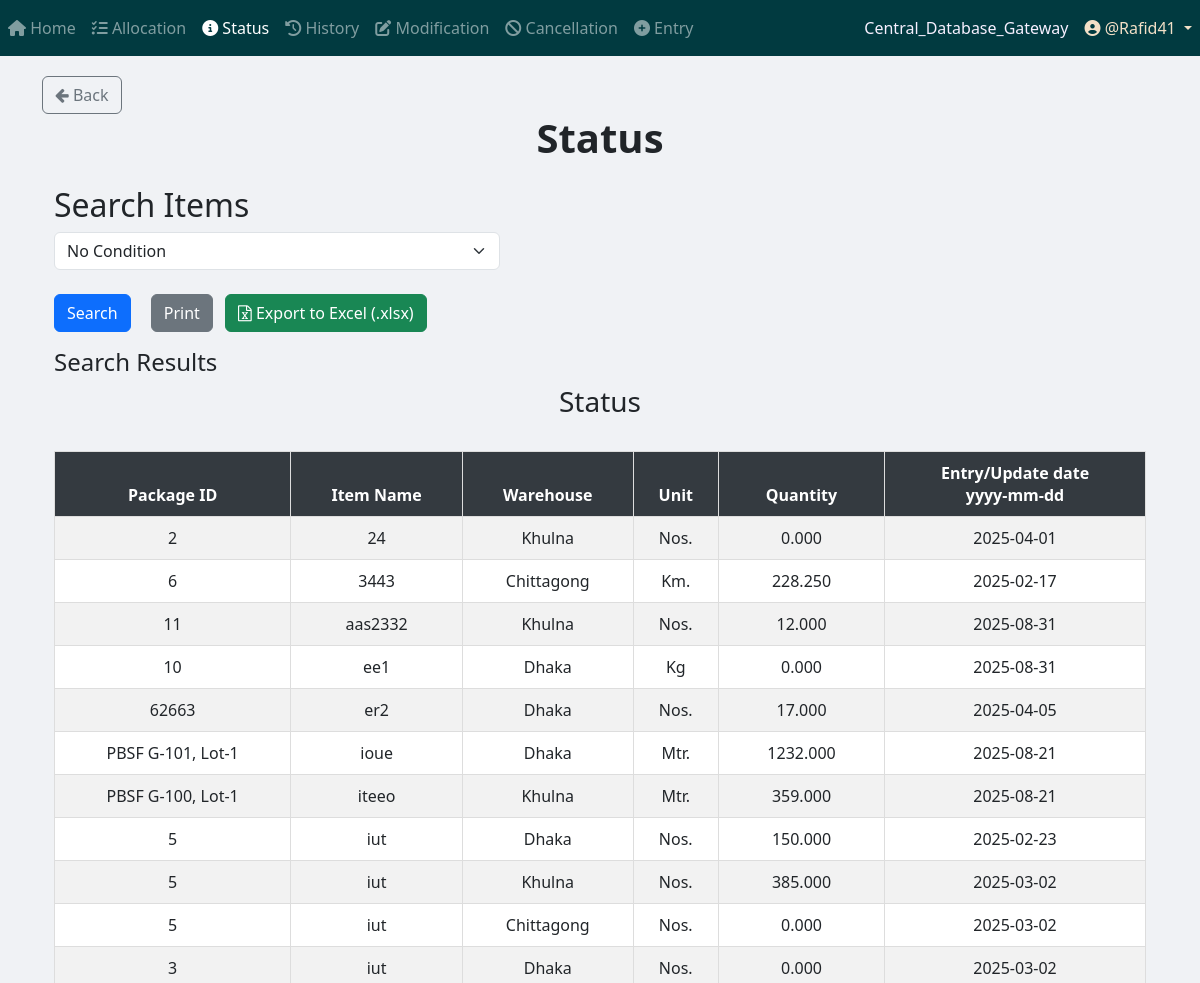
Before: /status/ (signed in, upper part) with the older database file.
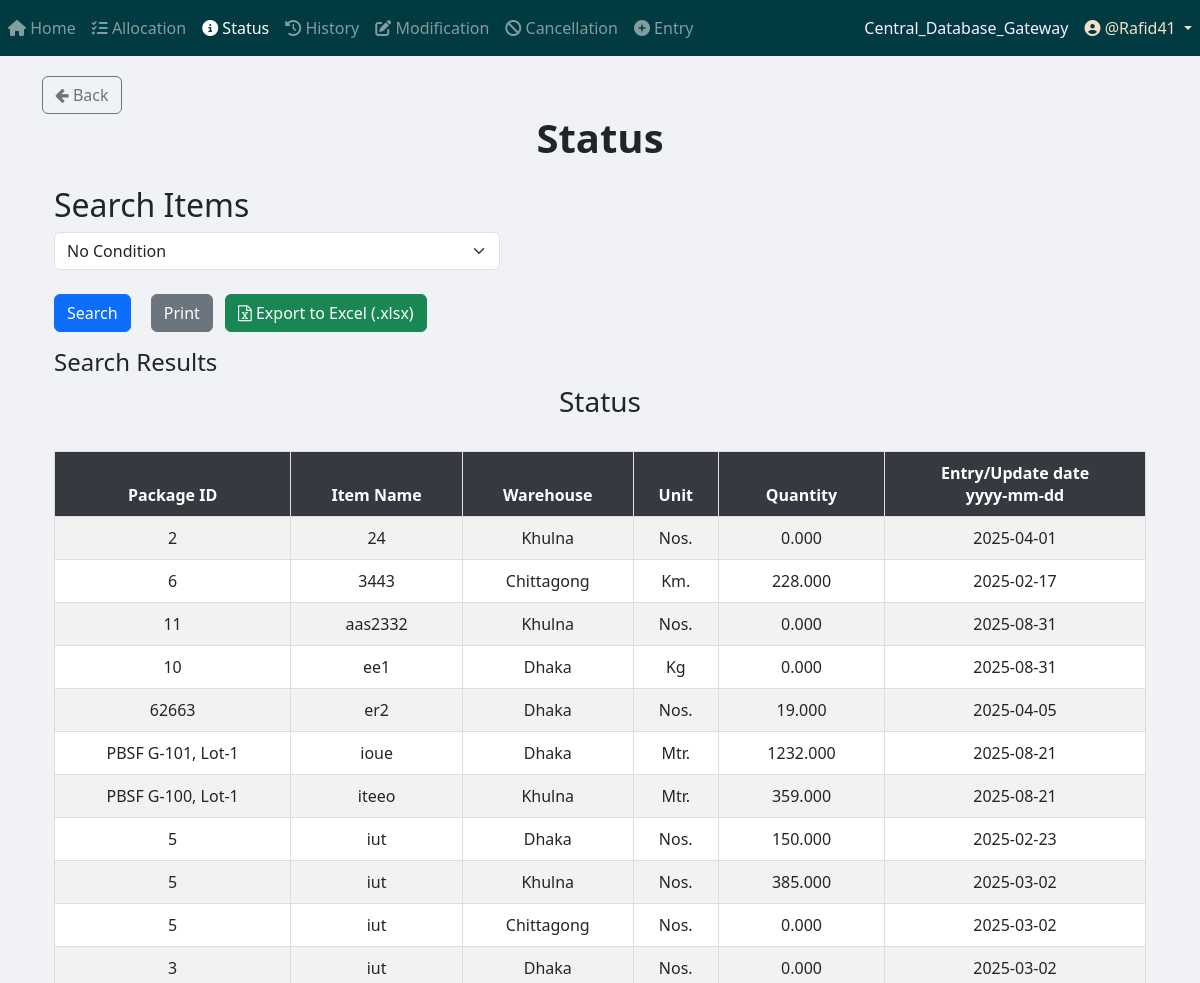
After: the same page with the newer database file.
### App_Entry/models.py (models this page shows, shortened)
class Item(models.Model):
    WAREHOUSE_CHOICES = [
        ("Dhaka", "Dhaka"),
        ("Khulna", "Khulna"),
        ("Chittagong", "Chittagong"),
    ]
    UNIT_CHOICES = [
        ("Nos.", "Nos."),
        ("Mtr.", "Mtr."),
        ("Km.", "Km."),
        ("Set.", "Set."),
        ("Pair.", "Pair."),
        ("Kg", "Kg"),
        ("Lot", "Lot"),
        ("Pcs", "Pcs"),
        ("Coil", "Coil"),
        ("Box", "Box"),
        ("Feet", "Feet"),
        ("Liter", "Liter"),
        ("m3", "m3"),
        ("m2", "m2"),
        ("Ream", "Ream"),
        ("Bundle", "Bundle"),
        ("Carton", "Carton"),
    ]
    name = models.CharField(max_length=255)
    description = models.TextField(blank=True, null=True)
    warehouse = models.CharField(
        max_length=50, choices=WAREHOUSE_CHOICES, default="Dhaka"
    )
    unit_of_item = models.CharField(
        max_length=100, choices=UNIT_CHOICES, default="Nos."
    )  # Updated field
    unit_price = models.DecimalField(max_digits=15, decimal_places=2, default=0.00)
    quantity_of_item = models.DecimalField(
        max_digits=20,
        decimal_places=3,
        default=0.00
    )
    package = models.ForeignKey(
        Package,
        on_delete=models.SET_NULL,
        related_name="package_of_item",
        null=True,
    )
    created_at = models.DateTimeField(default=timezone.now)

class Package(models.Model):
    packageId = models.TextField(unique=True)

### App_Status/views.py (the view, shortened to what this page needs)
# urls.py: path("", views.status_page, name="status_page"),
def status_page(request):
    all_items = Item.objects.all()
    active_filters = {}
    combined_q = Q()
    for i in range(5):
        filter_by_key = f"filter_by_{i}"
        query_key = f"query_{i}"
        filter_by = request.GET.get(filter_by_key, "").strip()
        query = request.GET.get(query_key, "").strip()
    if combined_q:
        all_items = all_items.filter(combined_q)
    all_items = all_items.order_by("name")
    all_possible_units = [choice[0] for choice in Item.UNIT_CHOICES]
    context = {
        "items": all_items,
        "unique_units": all_possible_units, # Pass the choices from the model
    }
    context.update(active_filters) # Add active filters back to context for template
    return render(
        request,
        "App_Status/status.html",
        context,
    )

### App_Admin_Panel/templatetags/nav_CDB_links_loader.py (called while the page is built)
@register.simple_tag
def external_link_from_static(filename):
    subpath = filename
    if not subpath.startswith("links" + os.sep) and not subpath.startswith("links/"):
        subpath = os.path.join("links", filename)
    file_path = find(subpath)
    if not file_path:
        return ""
    try:
        with open(file_path, "r", encoding="utf-8") as f:
            return f.read().strip()
    except Exception:
        return ""

### App_Status/templatetags/status_custom_filters.py (called while the page is built)
@register.filter
def get_item(dictionary, key):
    return dictionary.get(key)

### templates/App_Status/status.html (shortened to what this page needs)
{% extends 'base.html' %}
{% load crispy_forms_tags %}
{% load static %}
{% load status_custom_filters %}
{% block body_block %}
<a href="{% url 'App_Home:home_page' %}" class="btn btn-outline-secondary">
    <i class="fa fa-arrow-left"></i> Back
</a>
<center><h1><b> Status </b></h1></center>
<div class="container mt-4">
    <h2>Search Items</h2>
    <form method="GET" action="{% url 'App_Status:status_page' %}" class="row g-3" id="searchForm">
        <div id="filter-container">
        </div>
        <div class="col-12 mt-3">
            <button type="submit" class="btn btn-primary me-3">Search</button>
            <button type="button" class="btn btn-secondary me-2" onclick="printResults()">Print</button>
            <button type="button" class="btn btn-success" onclick="exportToExcel()">
                <i class="fa fa-file-excel-o"></i> Export to Excel (.xlsx)
            </button>
        </div>
    </form>
    <h4>Search Results</h4>
    <div id="printableArea" class="table-responsive">
        <h3 class="text-center">Status</h3>
        <br>
        <table class="table table-bordered table-striped table-hover" id="statusTable">
            <thead class="table-dark sticky-top">
                <tr>
                    <th>Package ID</th>
                    <th>Item Name</th>
                    <th>Warehouse</th>
                    <th>Unit</th>
                    <th>Quantity</th>
                    <th>Entry/Update date <center>yyyy-mm-dd</center></th>
                </tr>
            </thead>
            <tbody>
                {% if items %}
                    {% for item in items %}
                    <tr>
                        <td>{{ item.package.packageId }}</td>
                        <td>{{ item.name }}</td>
                        <td>{{ item.warehouse }}</td>
                        <td>{{ item.unit_of_item }}</td>
                        <td>{{ item.quantity_of_item }}</td>
                        <td>{{ item.created_at | date:"Y-m-d" }}</td>
                    </tr>
                    {% endfor %}
                {% else %}
                    <tr>
                        <td colspan="7" class="text-center text-danger">No matching data found</td>
                    </tr>
                {% endif %}
            </tbody>
        </table>
    </div>
</div>
{% endblock %}

Changed rows visible on the page:
changed Item "Km.": quantity_of_item "228.250" → "228.000"
changed Item "aas2332": quantity_of_item "12.000" → "0.000"
changed Item "er2": quantity_of_item "17.000" → "19.000"
